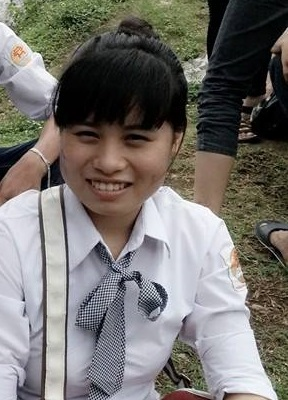
#> input picture dataset-temp/3_Huong/10375952_320744931409395_2626491856031162373_n.jpg, 288 x 400 px; its folder holds only this picture in this run
$ python 01_image_process.py
#> lines starting #> are read from the running program, lines starting #| are printed output that depends on the picture; after the words box and inside, x2 and y2 are one past the last pixel; in counts of white or black regions, pixels touching at a corner belong together
# -*- coding: utf-8 -*-
"""
Created on Sat Mar  9 03:37:05 2019

@author: huynv
"""

# import the necessary packages
from imutils import paths
import cv2
import os

face_detector = cv2.CascadeClassifier('haarcascade_frontalface_default.xml')

sourcePath = 'dataset-temp'
desPath = 'dataset'

# grab the paths to the input images in our dataset
print("[INFO] quantifying faces...")
imagePaths = list(paths.list_images(sourcePath))

count = 0;

# loop over the image paths
for (i, imagePath) in enumerate(imagePaths):
    print("[INFO] processing image " + imagePath + " {}/{}:".format(i + 1, len(imagePaths)))
    name = imagePath.split(os.path.sep)[-2]
    id = name.split("_")[0]
    img = cv2.imread(imagePath)
#> img is the input picture: shape (400, 288, 3); mean B, G, R 109.7, 113.8, 117.1
    gray = cv2.cvtColor(img, cv2.COLOR_BGR2GRAY)
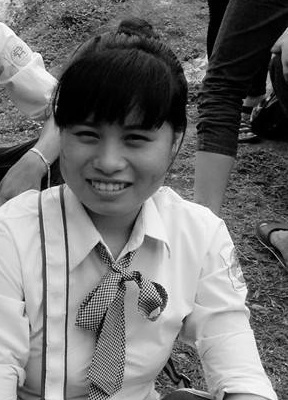
#> gray: shape (400, 288); min 0, max 255, mean 114.3
    faces = face_detector.detectMultiScale(gray, 1.3, 5)
#> faces = ()
    if type(faces) is tuple:
        print("----->>> Can not detect face")
    else:
        count += 1
        cv2.rectangle(img, (faces[0][0],faces[0][1]), (faces[0][0]+faces[0][2],faces[0][1]+faces[0][3]), (255,0,0), 2)
        cv2.imwrite(desPath + "/User." + str(id) + '.' + str(count) + ".jpg", gray[faces[0][1]:faces[0][1]+faces[0][3],faces[0][0]:faces[0][0]+faces[0][2]])
        print("----->>> Ok")
        cv2.imshow('image', img)
#> pass 2 of the loop `for (i, imagePath) in enumerate(imagePaths):`:
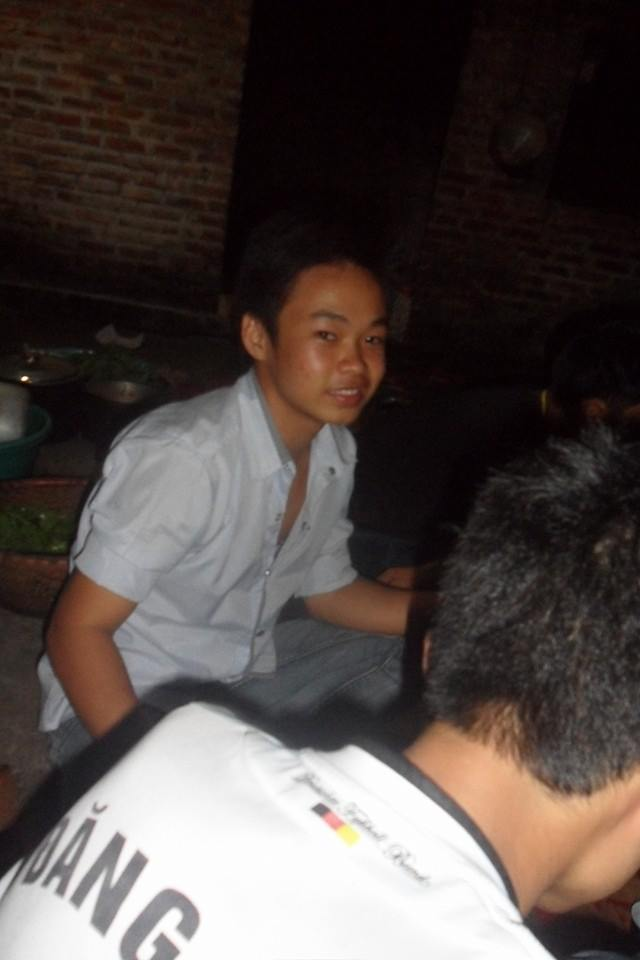
#> input picture dataset-temp/4_HuyNV/10254981_365119113638643_1439748160293319967_n.jpg, 640 x 960 px
#> img is the input picture: shape (960, 640, 3); mean B, G, R 70.3, 73.6, 83.1
#> `gray = cv2.cvtColor(img, cv2.COLOR_BGR2GRAY)`:
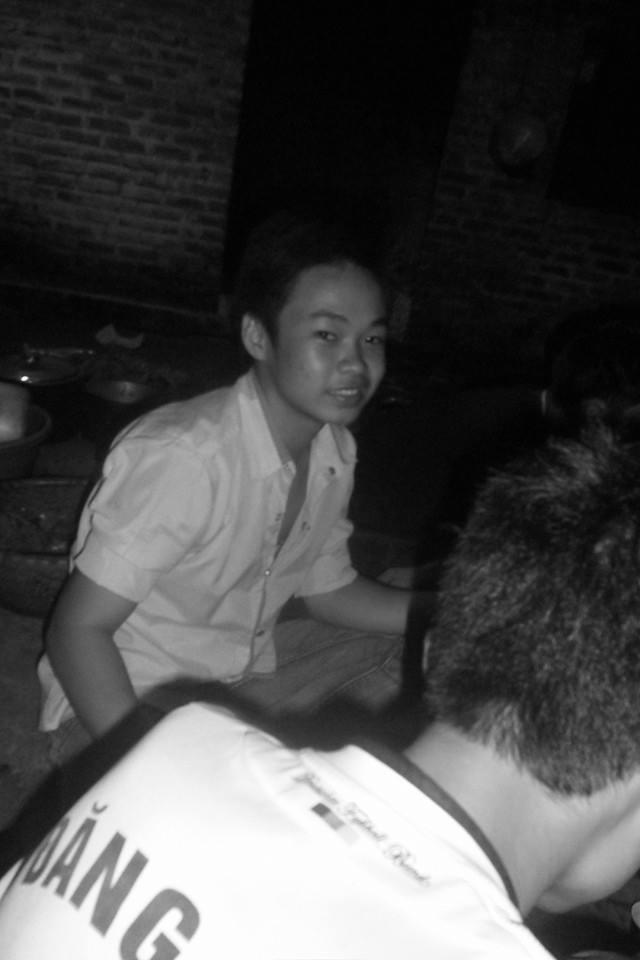
#> gray: shape (960, 640); min 1, max 255, mean 76.1
#> faces = [[279, 292, 135, 135]]
#> img: shape (960, 640, 3); 0.26% of pixels changed, all inside (x1, y1, x2, y2) = (278, 291, 416, 429)
#> `cv2.imwrite(desPath + "/User." + str(id) + '.' + str(count) + ".jpg", ..`:
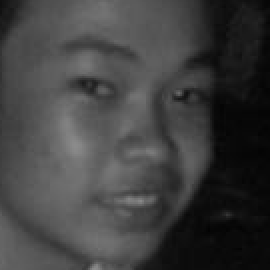
#> saved as User.4.1.jpg: shape (135, 135) (shown 2 times larger); min 2, max 139, mean 63.8

cv2.destroyAllWindows()
